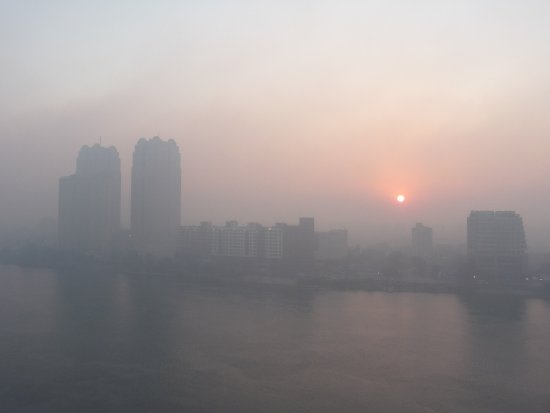
#> input picture before_photo.jpg, 550 x 413 px
$ jupyter execute 'take 2.ipynb'
#> lines starting #> are read from the running program, lines starting #| are printed output that depends on the picture
[cell 1]
import numpy as np
from PIL import Image
from scipy.ndimage import minimum_filter

[cell 2]
originalPhoto = Image.open("before_photo.jpg")
#> originalPhoto is the input picture: PIL image 550x413 RGB; mean R, G, B 156.4, 149.4, 149.1
before = Image.open("before_photo.jpg")
width, height = before.size
#> width = 550; height = 413

# photo to array
before = np.array(before)
# getting dark channel and kernel filtering
darkChannel = np.min(before, axis = 2)
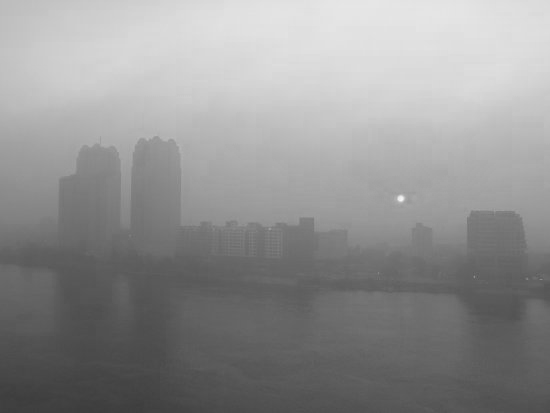
#> darkChannel: shape (413, 550); min 60, max 244, mean 146.2
kernel_size = 15
dark_channel_filtered = minimum_filter(darkChannel, size=kernel_size)

# getting dark channel pixel values
pixelValues = []
for i in range(width):
    for j in range(height):
        pixelValues.append(darkChannel[j][i])
#> after the loop, pixelValues = 227150 items

validBrightness = sorted(pixelValues)
#> validBrightness = 227150 items
validBrightness = validBrightness[len(validBrightness) - 1 - int(0.01 * len(validBrightness)):]
#> validBrightness = 2272 values from 228 to 244

# getting highest intensity pixel indicies in dark channel
brightestDarkChannelPixelIndex = []

for i in range(len(pixelValues)):
    if pixelValues[i] >= validBrightness[0]:
        brightestDarkChannelPixelIndex.append((i % width, i // width))
#> after the loop, brightestDarkChannelPixelIndex = 2925 pairs, first value 25 to 537, second value 237 to 349

# getting corresponding rgb intensities of listed indices from the dark channel
brightestPixels = []
for i in brightestDarkChannelPixelIndex:
    r,g,b = originalPhoto.getpixel((i[0], i[1]))
    brightestPixels.append([r,g,b])
#> this loop made 2925 passes
#> (i, r, g, b) on passes 1 to 3: ((165, 237), 116, 117, 122), ((27, 238), 111, 115, 124), ((28, 238), 111, 115, 124)
#> after the loop, brightestPixels = 2925 items, first 6: [116, 117, 122], [111, 115, 124], [111, 115, 124], [143, 134, 137], [144, 135, 138], [144, 135, 138]

# darkChannel = Image.fromarray(darkChannel)
# darkChannel.save("dark channel.png")
# darkChannel.show()

# getting the pixel with the highest r, g and b values
highestR = 0
highestG = 0
highestB = 0
for i in range(len(brightestPixels)):
    if brightestPixels[i][0] > highestR:
        highestR = i
    if brightestPixels[i][1] > highestG:
        highestG = i
    if brightestPixels[i][2] > highestB:
        highestB = i
#> after the loop, highestB = 174; highestG = 174; highestR = 174

brightestRPixel = np.reshape(list(originalPhoto.getpixel((highestR % width, highestR // width))), (1,1,3))
#> brightestRPixel = [[212, 217, 221]]
brightestGPixel = np.reshape(list(originalPhoto.getpixel((highestG % width, highestG // width))), (1,1,3))
#> brightestGPixel = [[212, 217, 221]]
brightestBPixel = np.reshape(list(originalPhoto.getpixel((highestB % width, highestB // width))), (1,1,3))
#> brightestBPixel = [[212, 217, 221]]

# getting global atmospheric light
globalAtmosphericLightOptions = [brightestRPixel, brightestGPixel, brightestBPixel]
#> globalAtmosphericLightOptions = [[[212, 217, 221]], [[212, 217, 221]], [[212, 217, 221]]]

# creating transmission map
transmissionMap = []
for i in range(height):
    temp = []
    for j in range(width):
        temp.append(1 - 0.95 * darkChannel[i][j])
    transmissionMap.append(temp)
#> after the loop, transmissionMap = 413 items
transmissionMap = np.array(transmissionMap)
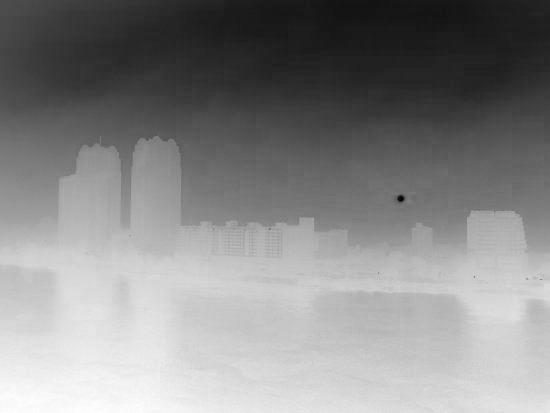
#> transmissionMap: shape (413, 550) float64; min -230.8, max -56, mean -137.9; drawn with min black and max white
transmissionMap = transmissionMap[:, :, np.newaxis]

# finding scene radiance
sceneRadiance = (before - globalAtmosphericLightOptions[1])/np.maximum(transmissionMap, 0.1) + globalAtmosphericLightOptions[1]
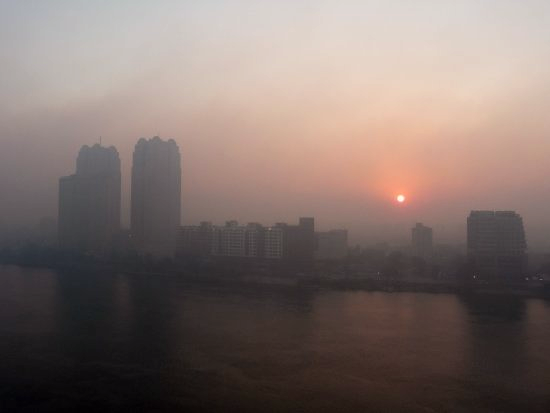
#> sceneRadiance: shape (413, 550, 3) float64; mean R, G, B -344.3, -458.8, -497.5; drawn with min black and max white

sceneRadiance = Image.fromarray(sceneRadiance, "RGB")
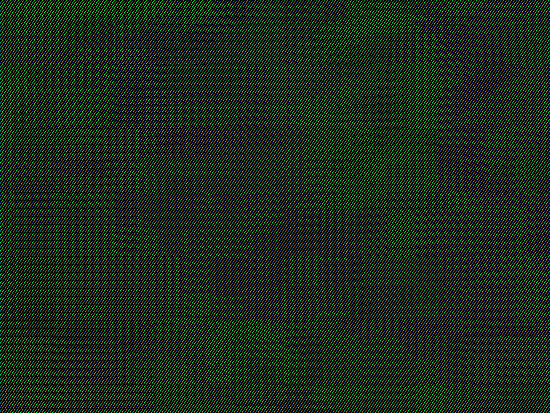
#> sceneRadiance: PIL image 550x413 RGB; mean R, G, B 37.6, 36.3, 33.6
sceneRadiance.save("after.png")
sceneRadiance.show()
# conclusion: doesn't work. yet

[cell 3]
# transmissionMap = Image.fromarray(transmissionMap, "L")
# transmissionMap.save("transmission map.png")
# transmissionMap.show()

print(before[200][300])
#| [181 162 158]
print(globalAtmosphericLightOptions[0])
#| [[[212 217 221]]]
after = before - globalAtmosphericLightOptions[0]
print(after[200][300])
#| [-31 -55 -63]
# transmissionMap
